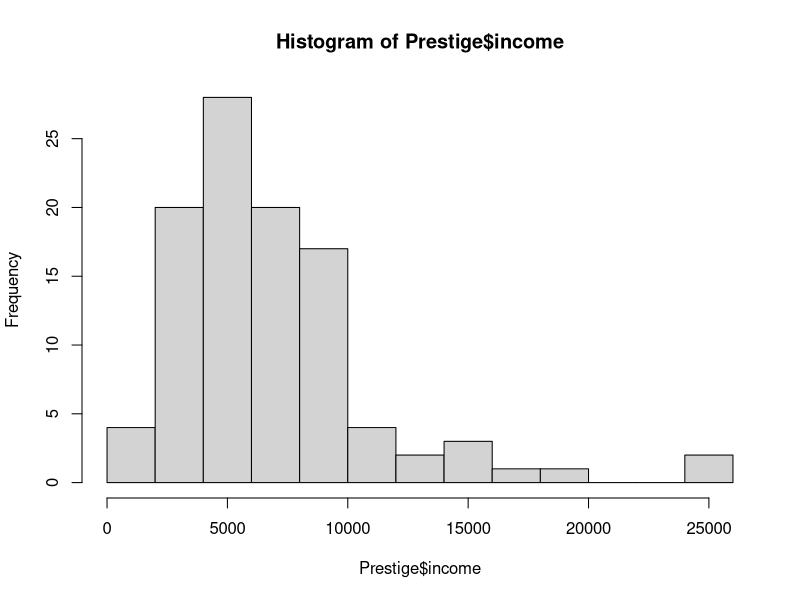

This figure's R source:
## StatComp 19/20 
## Workshop 4
## 10/27/19
require(car)
data("Prestige")

# plot data for variable income in a histogram
hist(Prestige$income, breaks = 15) # number of bins set to 15
xbar <- mean(Prestige$income)
devs <- Prestige$income - xbar # deviations
sqdevs <-(devs)^2 # squared deviance
ssqdevs <- sum(sqdevs) # sum of all squared deviances
varincome <- ssqdevs/(length(Prestige$income)); varincome
sdincome <- sqrt(varincome); sdincome
var(Prestige$income); sd(Prestige$income)
